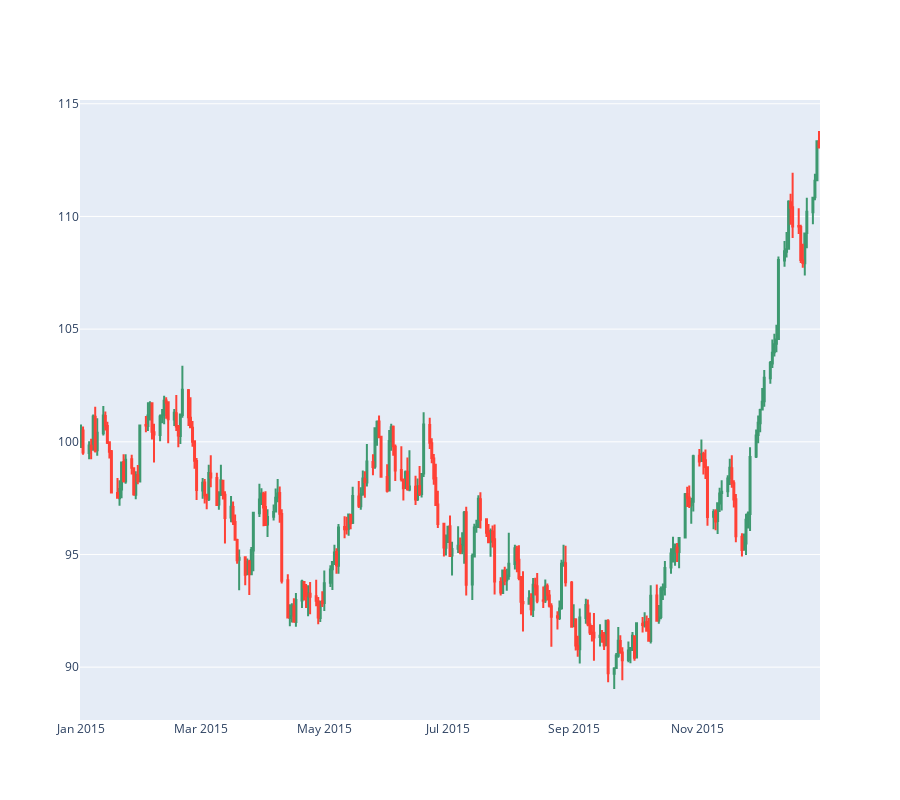

Notebook code for this chart:
### Markdown cell above
## 7-3-2 ローソクチャートを表示するライブラリ

### Code cell
# plotlyライブラリのインポート
from plotly.offline import init_notebook_mode, iplot
import plotly.figure_factory as FF  # figure_factoryの正しいインポート

# jupyter notebook 用の設定
init_notebook_mode(connected=True)

# ローソクチャートの設定
fig = FF.create_candlestick(df['open'], df['high'], df['low'], df['close'], dates=df.index)

fig.update_layout(height=800)

# グラフの描画
iplot(fig)

### Figure 1 — Plotly figure (JSON) as saved in the notebook; plotly's stock layout.template omitted (floating-point values rounded to 4 significant figures; data arrays with more than 128 entries replaced by an {"elided": "..."} marker saying what was removed)
{"data": [{"boxpoints": false, "fillcolor": "#3D9970", "line": {"color": "#3D9970"}, "name": "Increasing", "showlegend": false, "type": "box", "whiskerwidth": 0, "x": {"elided": "798 str values"}, "y": {"elided": "798 float values"}}, {"boxpoints": false, "fillcolor": "#FF4136", "line": {"color": "#FF4136"}, "name": "Decreasing", "showlegend": false, "type": "box", "whiskerwidth": 0, "x": {"elided": "768 str values"}, "y": {"elided": "768 float values"}}], "layout": {"height": 800}}
